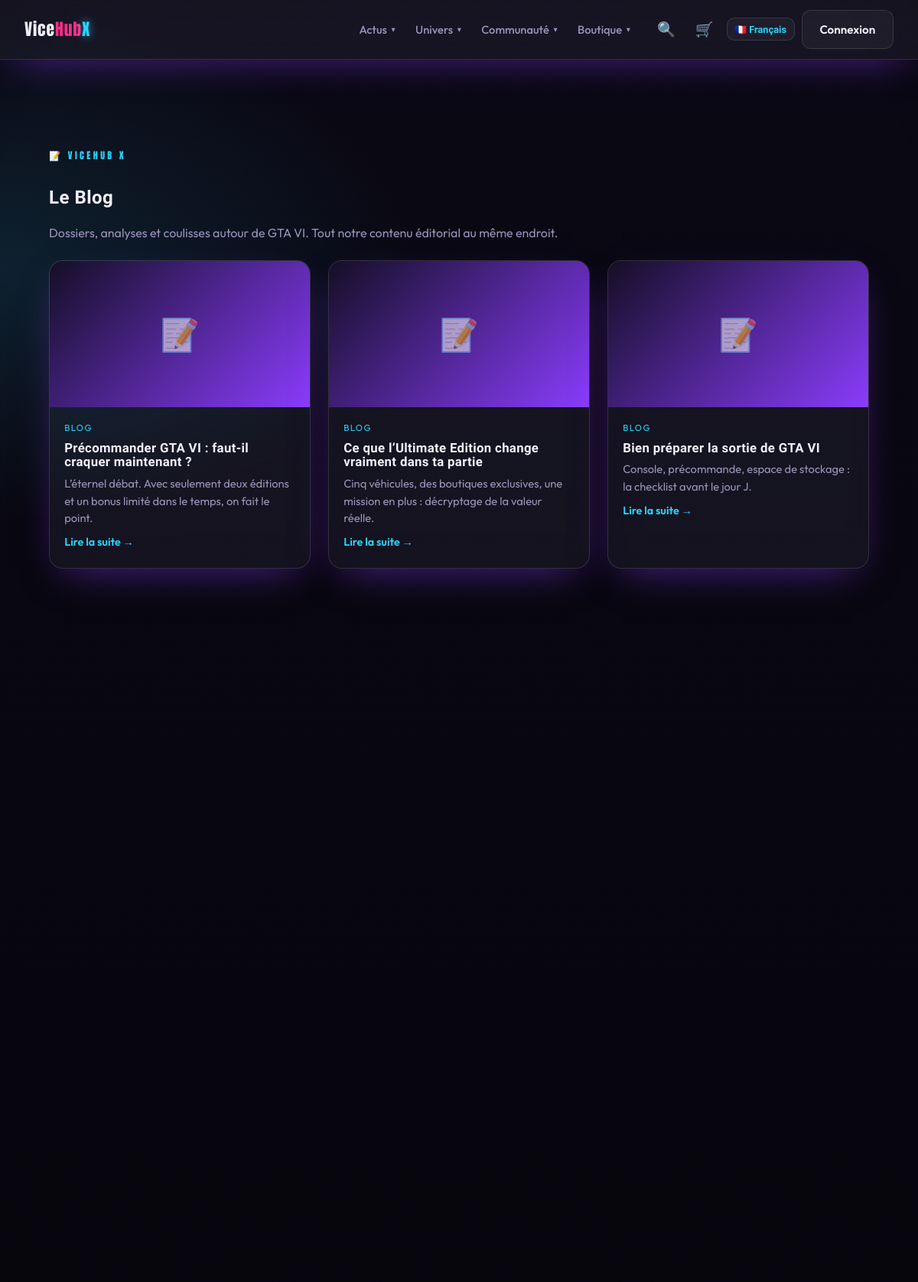
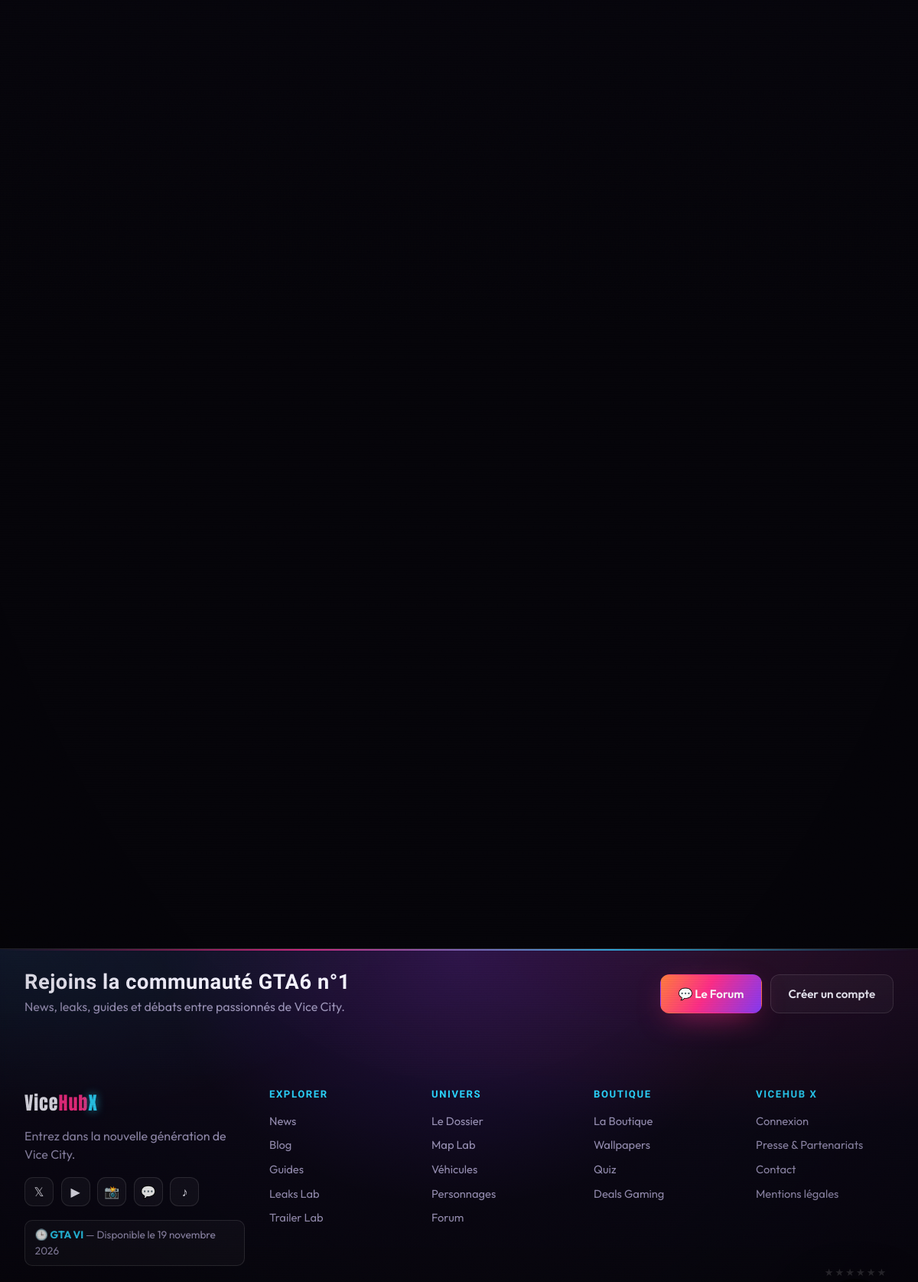
Screenshot of /pages/blog.php (upper part) with the database file from the repository (2 pictures, top to bottom).
### tables this page shows
CREATE TABLE articles (
    id           INT AUTO_INCREMENT PRIMARY KEY,
    category_id  INT,
    lang         ENUM('fr','en') NOT NULL DEFAULT 'fr',
    title        VARCHAR(200) NOT NULL,
    slug         VARCHAR(220) NOT NULL UNIQUE,
    excerpt      VARCHAR(400),
    body         MEDIUMTEXT,
    badge        VARCHAR(20) DEFAULT NULL,
    image        VARCHAR(255) DEFAULT NULL,
    image_prompt TEXT DEFAULT NULL,             
    author_id    INT DEFAULT NULL,
    source_id    INT DEFAULT NULL,              
    status       ENUM('draft','pending','published') NOT NULL DEFAULT 'draft',
    published_at DATETIME DEFAULT NULL,
    created_at   DATETIME NOT NULL DEFAULT CURRENT_TIMESTAMP,
    CONSTRAINT fk_articles_cat FOREIGN KEY (category_id)
        REFERENCES categories(id) ON DELETE SET NULL,
    INDEX idx_status (status),
    INDEX idx_lang (lang),
    INDEX idx_source (source_id)
);

CREATE TABLE settings (
    id    INT AUTO_INCREMENT PRIMARY KEY,
    `key` VARCHAR(80) NOT NULL UNIQUE,
    value TEXT
);

### config/database.php (called while the page is built, shortened)
<?php
function db(): PDO
{
    static $pdo = null;
    if ($pdo instanceof PDO) {
        return $pdo;
    }
    $dsn = sprintf(
        'mysql:host=%s;port=%s;dbname=%s;charset=utf8mb4',
        DB_HOST,
        DB_PORT,
        DB_NAME
    );
    try {
        $pdo = new PDO($dsn, DB_USER, DB_PASS, [
            PDO::ATTR_ERRMODE            => PDO::ERRMODE_EXCEPTION,
            PDO::ATTR_DEFAULT_FETCH_MODE => PDO::FETCH_ASSOC,
            PDO::ATTR_EMULATE_PREPARES   => false,
        ]);
    } catch (PDOException $e) {
        http_response_code(500);
        $hint = (getenv('APP_ENV') ?: 'dev') === 'prod'
            ? 'Service momentanément indisponible.'
            : 'Connexion base de données impossible : ' . $e->getMessage()
              . ' — vérifiez config/config.php et que la base "' . DB_NAME . '" existe.';
        exit('<p style="font-family:sans-serif;padding:2rem;color:#fff;background:#0a0a12">'
            . htmlspecialchars($hint, ENT_QUOTES, 'UTF-8') . '</p>');
    }
    return $pdo;
}

### config/cdn_map.php (called while the page is built, shortened)
<?php
$CDN = 'https://d8j0ntlcm91z4.cloudfront.net/user_3DO7HqDJu2i1Hy0ZwCkmP0PQX9E';

### pages/blog.php (the view, shortened to what this page needs)
<?php
$posts = get_articles(['category' => 'blog', 'lang' => lang(), 'limit' => 30]);
require ROOT_PATH . '/includes/header.php';
?>
<section class="section">
    <span class="eyebrow">📝 ViceHub X</span>
    <h1><?= lang() === 'fr' ? 'Le Blog' : 'The Blog' ?></h1>
    <p class="muted" style="max-width:680px"><?= lang() === 'fr'
        ? 'Dossiers, analyses et coulisses autour de GTA VI. Tout notre contenu éditorial au même endroit.'
        : 'Features, analysis and behind-the-scenes around GTA VI.' ?></p>
    <?php if (!$posts): ?>
        <p class="muted" style="margin-top:1.5rem"><?= e(t('no_content')) ?></p>
    <?php else: ?>
    <div class="cards" style="margin-top:1.5rem">
        <?php foreach ($posts as $a): ?>
            <article class="card glass reveal">
                <a href="<?= e(with_lang(url('pages/article.php?slug=' . urlencode($a['slug'])))) ?>" style="text-decoration:none;color:inherit">
                    <?= media_html($a['image'] ?? '', '📝') ?>
                    <div class="card__body">
                        <span class="card__cat">Blog</span>
                        <h3 class="card__title"><?= e($a['title']) ?></h3>
                        <p class="card__excerpt"><?= e($a['excerpt']) ?></p>
                        <span class="link-all"><?= e(t('read_more')) ?> →</span>
                    </div>
                </a>
            </article>
        <?php endforeach; ?>
    </div>
    <?php endif; ?>
</section>
<?php require ROOT_PATH . '/includes/footer.php'; ?>

### includes/functions.php (shortened to what this page needs)
<?php
function e(?string $value): string
{
    return htmlspecialchars((string) $value, ENT_QUOTES | ENT_SUBSTITUTE, 'UTF-8');
}
function t(string $key): string
{
    return $GLOBALS['LANG'][$key] ?? ($GLOBALS['LANG_FALLBACK'][$key] ?? $key);
}
function lang(): string
{
    return $GLOBALS['LANG_CODE'] ?? 'fr';
}
function with_lang(string $url): string
{
    if (lang() === 'fr') {
        return $url;
    }
    $sep = str_contains($url, '?') ? '&' : '?';
    return $url . $sep . 'lang=' . lang();
}
function url(string $path): string
{
    $path = ltrim($path, '/');
    $query = '';
    if (($qpos = strpos($path, '?')) !== false) {
        $query = substr($path, $qpos + 1);
        $path  = substr($path, 0, $qpos);
    }
    parse_str($query, $params);
    $pretty = static function (string $prefix, string $value, string $key) use ($params): string {
        unset($params[$key]);
        $rest = $params ? '?' . http_build_query($params) : '';
        return BASE_URL . '/' . $prefix . '/' . rawurlencode($value) . $rest;
    };
    if ($path === '' || $path === 'index.php') {
        $rest = $params ? '?' . http_build_query($params) : '';
        return BASE_URL . '/' . $rest;
    }
    if ($path === 'pages/article.php' && isset($params['slug']))        { return $pretty('article', (string) $params['slug'], 'slug'); }
    if (preg_match('#^pages/([a-z0-9-]+)\.php$#', $path, $m)) {
        return BASE_URL . '/' . $m[1] . ($query !== '' ? '?' . $query : '');
    }
    return BASE_URL . '/' . $path . ($query !== '' ? '?' . $query : '');
}
function is_logged_in(): bool
{
    return !empty($_SESSION['user_id']);
}
function get_articles(array $filters = []): array
{
    $sql = "SELECT a.*, c.slug AS category_slug, c.name AS category_name
            FROM articles a
            LEFT JOIN categories c ON c.id = a.category_id
            WHERE a.status = 'published'";
    $params = [];
    if (!empty($filters['category'])) {
        $sql .= ' AND c.slug = ?';
        $params[] = $filters['category'];
    }
    if (!empty($filters['lang'])) {
        $sql .= ' AND a.lang = ?';
        $params[] = $filters['lang'];
    }
    $sql .= ' ORDER BY a.published_at DESC, a.id DESC';
    if (!empty($filters['limit'])) {
        $sql .= ' LIMIT ' . (int) $filters['limit'];
    }
    $stmt = db()->prepare($sql);
    $stmt->execute($params);
    return $stmt->fetchAll();
}
function get_setting(string $key, ?string $default = null): ?string
{
    $stmt = db()->prepare('SELECT value FROM settings WHERE `key` = ? LIMIT 1');
    $stmt->execute([$key]);
    $row = $stmt->fetch();
    return $row['value'] ?? $default;
}
function release_date(): string
{
    return get_setting('release_date', RELEASE_DATE) ?: RELEASE_DATE;
}
function release_human(): string
{
    $ts = strtotime(release_date());
    $d = (int) date('j', $ts);
    $m = (int) date('n', $ts);
    $y = date('Y', $ts);
    $fr = [1 => 'janvier', 'février', 'mars', 'avril', 'mai', 'juin', 'juillet', 'août', 'septembre', 'octobre', 'novembre', 'décembre'];
    $en = [1 => 'January', 'February', 'March', 'April', 'May', 'June', 'July', 'August', 'September', 'October', 'November', 'December'];
    return lang() === 'fr'
        ? "Disponible le {$d} {$fr[$m]} {$y}"
        : "Coming {$en[$m]} {$d}, {$y}";
}
function cdn_url(string $filename): string
{
    static $map = null;
    if ($map === null) {
        $f = ROOT_PATH . '/config/cdn_map.php';
        $map = is_file($f) ? (require $f) : [];
    }
    return $map[$filename] ?? '';
}
function img_src(?string $path): string
{
    $path = trim((string) $path);
    if ($path === '' || str_contains($path, '/preview.php') || str_contains($path, '/img.php') || str_starts_with($path, 'data:')) {
        return $path;
    }
    $rel = ltrim($path, '/');
    if (preg_match('#\.(png|jpe?g)$#i', $rel)) {
        $webp = preg_replace('#\.(png|jpe?g)$#i', '.webp', $rel);
    }
    $cdn = cdn_url(basename($rel));
    return $cdn !== '' ? $cdn : $path;
}
function webp_variant(string $src): string
{
    if (preg_match('#^https?://#i', $src)) {
        return '';
    }
    return '';
}
function media_html(?string $img, string $emoji, string $alt = ''): string
{
    $src = img_src($img);
    $alt = $alt !== '' ? $alt : 'Illustration GTA VI — ViceHub X';
    $out = '<div class="card__media"><span class="card__emoji" aria-hidden="true">' . $emoji . '</span>';
    if ($src !== '') {
        $img_tag = '<img class="card__img" src="' . e($src) . '" alt="' . e($alt)
            . '" loading="lazy" decoding="async" onerror="(this.closest(\'picture\')||this).remove()">';
        $webp = webp_variant($src);
        if ($webp !== '') {
            $out .= '<picture><source srcset="' . e($webp) . '" type="image/webp">' . $img_tag . '</picture>';
        } else {
            $out .= $img_tag;
        }
    }
    return $out . '</div>';
}

### includes/footer.php (shortened to what this page needs)
</main>
<footer class="site-footer">
    <div class="footer-glow" aria-hidden="true"></div>
    <div class="footer-cta">
        <div class="footer-cta__txt">
            <h3><?= lang() === 'fr' ? 'Rejoins la communauté GTA6 n°1' : 'Join the #1 GTA6 community' ?></h3>
            <p class="muted"><?= lang() === 'fr' ? 'News, leaks, guides et débats entre passionnés de Vice City.' : 'News, leaks, guides and debates among Vice City fans.' ?></p>
        </div>
        <div class="footer-cta__btns">
            <a class="btn btn--primary" href="<?= e(with_lang(url('pages/forum.php'))) ?>">💬 <?= lang() === 'fr' ? 'Le Forum' : 'The Forum' ?></a>
            <?php if (!is_logged_in()): ?>
                <a class="btn btn--ghost" href="<?= e(with_lang(url('pages/register.php'))) ?>"><?= lang() === 'fr' ? 'Créer un compte' : 'Sign up' ?></a>
            <?php endif; ?>
        </div>
    </div>
    <div class="footer-inner">
        <div class="footer-brand">
            <a class="logo" href="<?= e(with_lang(url('index.php'))) ?>">Vice<span class="logo-accent">Hub</span><span class="logo-x">X</span></a>
            <p class="footer-tag"><?= e(lang() === 'fr' ? APP_SLOGAN_FR : APP_SLOGAN_EN) ?></p>
            <div class="footer-social" aria-label="<?= lang() === 'fr' ? 'Réseaux sociaux' : 'Social media' ?>">
                <a href="#" aria-label="X / Twitter" title="X">𝕏</a>
                <a href="#" aria-label="YouTube" title="YouTube">▶</a>
                <a href="#" aria-label="Instagram" title="Instagram">📸</a>
                <a href="#" aria-label="Discord" title="Discord">💬</a>
                <a href="#" aria-label="TikTok" title="TikTok">♪</a>
            </div>
            <p class="footer-countdown">🕒 <b>GTA VI</b> — <?= e(release_human()) ?></p>
        </div>
        <nav class="footer-links" aria-label="Explorer">
            <h4><?= lang() === 'fr' ? 'Explorer' : 'Explore' ?></h4>
            <a href="<?= e(with_lang(url('pages/news.php'))) ?>"><?= e(t('nav_news')) ?></a>
            <a href="<?= e(with_lang(url('pages/blog.php'))) ?>">Blog</a>
            <a href="<?= e(with_lang(url('pages/guides.php'))) ?>"><?= e(t('nav_guides')) ?></a>
            <a href="<?= e(with_lang(url('pages/leaks-lab.php'))) ?>"><?= e(t('nav_leaks')) ?></a>
            <a href="<?= e(with_lang(url('pages/trailer-lab.php'))) ?>"><?= e(t('nav_trailer')) ?></a>
        </nav>
        <nav class="footer-links" aria-label="Univers">
            <h4><?= lang() === 'fr' ? 'Univers' : 'Universe' ?></h4>
            <a href="<?= e(with_lang(url('pages/dossier.php'))) ?>"><?= lang() === 'fr' ? 'Le Dossier' : 'The Files' ?></a>
            <a href="<?= e(with_lang(url('pages/map.php'))) ?>"><?= e(t('nav_map')) ?></a>
            <a href="<?= e(with_lang(url('pages/vehicles.php'))) ?>"><?= e(t('nav_vehicles')) ?></a>
            <a href="<?= e(with_lang(url('pages/characters.php'))) ?>"><?= e(t('nav_characters')) ?></a>
            <a href="<?= e(with_lang(url('pages/forum.php'))) ?>">Forum</a>
        </nav>
        <nav class="footer-links" aria-label="Boutique">
            <h4><?= e(t('nav_shop')) ?></h4>
            <a href="<?= e(with_lang(url('pages/shop.php'))) ?>"><?= lang() === 'fr' ? 'La Boutique' : 'The Shop' ?></a>
            <a href="<?= e(with_lang(url('pages/shop.php?cat=wallpaper'))) ?>">Wallpapers</a>
            <a href="<?= e(with_lang(url('pages/quiz.php'))) ?>">Quiz</a>
            <a href="<?= e(with_lang(url('pages/deals.php'))) ?>"><?= e(t('nav_deals')) ?></a>
        </nav>
        <nav class="footer-links" aria-label="ViceHub X">
            <h4>ViceHub X</h4>
            <?php if (is_logged_in()): ?>
                <a href="<?= e(with_lang(url('pages/account.php'))) ?>"><?= lang() === 'fr' ? 'Mon compte' : 'My account' ?></a>
            <?php else: ?>
                <a href="<?= e(with_lang(url('pages/login.php'))) ?>"><?= lang() === 'fr' ? 'Connexion' : 'Login' ?></a>
            <?php endif; ?>
            <a href="<?= e(with_lang(url('pages/presse.php'))) ?>"><?= lang() === 'fr' ? 'Presse & Partenariats' : 'Press & Partners' ?></a>
            <a href="<?= e(with_lang(url('pages/contact.php'))) ?>"><?= e(t('nav_contact')) ?></a>
            <a href="<?= e(with_lang(url('pages/legal.php'))) ?>"><?= e(t('page_legal_title')) ?></a>
        </nav>
    </div>
</footer>
</body>
</html>

### rows the page displays
articles: title "Précommander GTA VI : faut-il craquer maintenant ?", excerpt "L’éternel débat. Avec seulement deux éditions et un bonus limité dans le temps, on fait le point."
articles: title "Ce que l’Ultimate Edition change vraiment dans ta partie", excerpt "Cinq véhicules, des boutiques exclusives, une mission en plus : décryptage de la valeur réelle."
articles: title "Bien préparer la sortie de GTA VI", excerpt "Console, précommande, espace de stockage : la checklist avant le jour J."
settings: value "Disponible le 19 novembre 2026"

### other values shown
$item['label'] "Actus"
$item['label'] "Univers"
$item['label'] "Communauté"
$item['label'] "Boutique"
lang() === 'fr' ? APP_SLOGAN_FR : APP_SLOGAN_EN "Entrez dans la nouvelle génération de Vice City."
t('nav_news') "News"
t('nav_guides') "Guides"
t('nav_leaks') "Leaks Lab"
t('nav_trailer') "Trailer Lab"
t('nav_map') "Map Lab"
t('nav_vehicles') "Véhicules"
t('nav_characters') "Personnages"
t('nav_shop') "BOUTIQUE"
t('nav_deals') "Deals Gaming"
t('nav_contact') "Contact"
